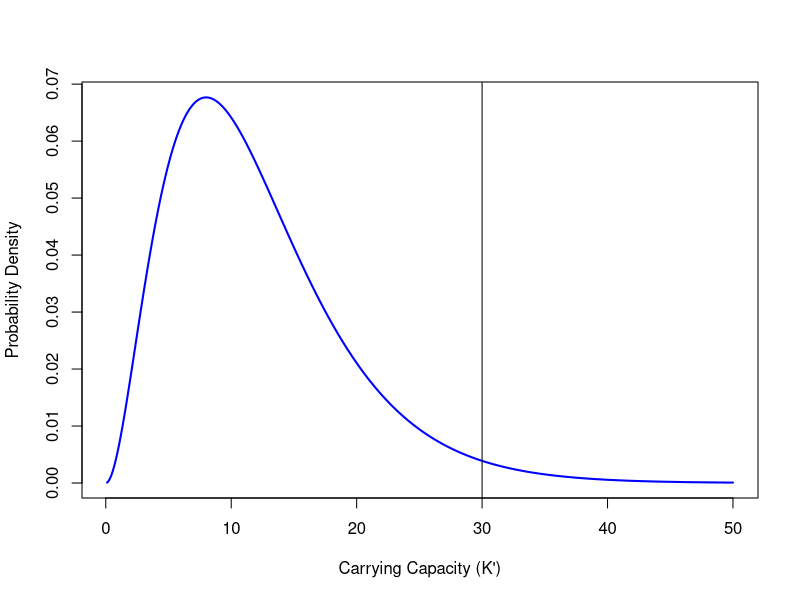

Generate this figure with R:
gamma_density <- dgamma(x = seq(0.1, 50, 0.01), shape = 3, scale = 4)
index <- seq(0.1, 50, 0.01)
data <- data.frame(index = index,
                   gamma_density = gamma_density)
plot(x = data$index,
     y = data$gamma_density,
     type = 'l',
     ylab = "Probability Density",
     xlab = "Carrying Capacity (K')",
     lwd = 2,
     col = "blue")
abline(v = 30)



